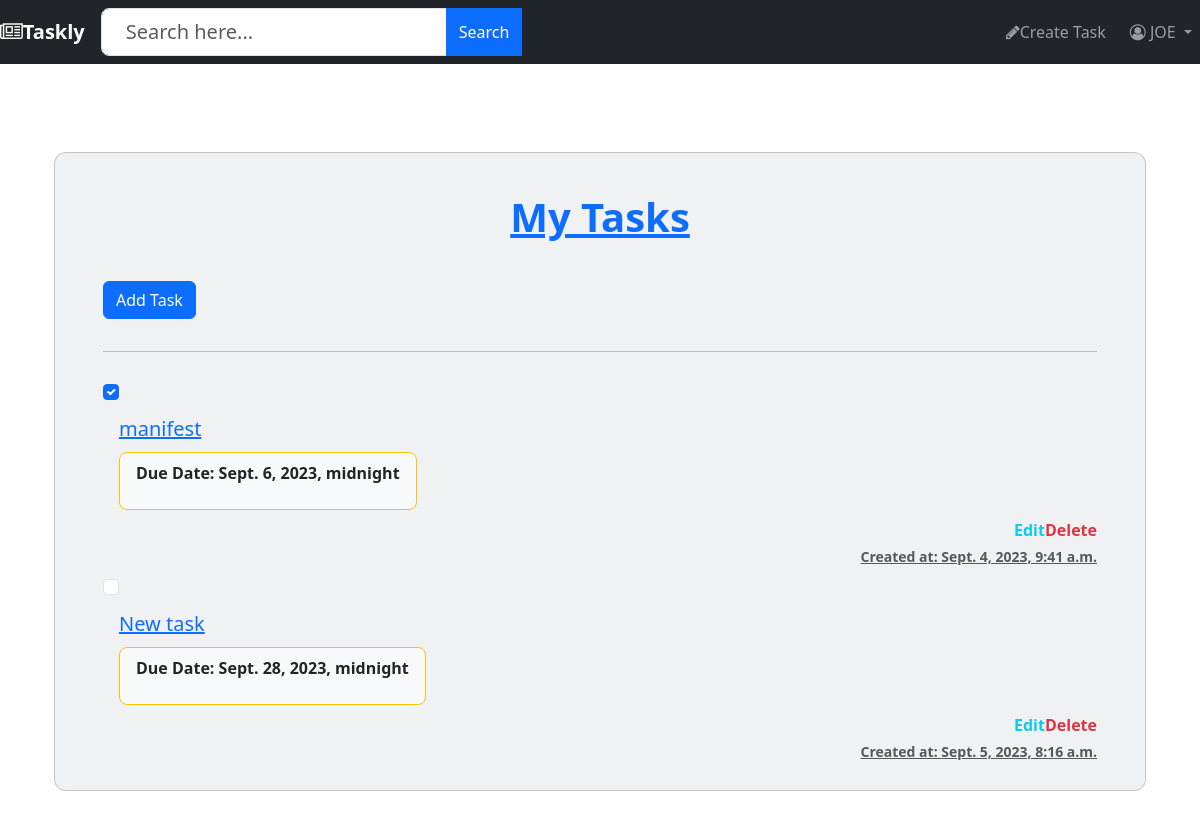
The page / (signed in) on the database as committed earlier.
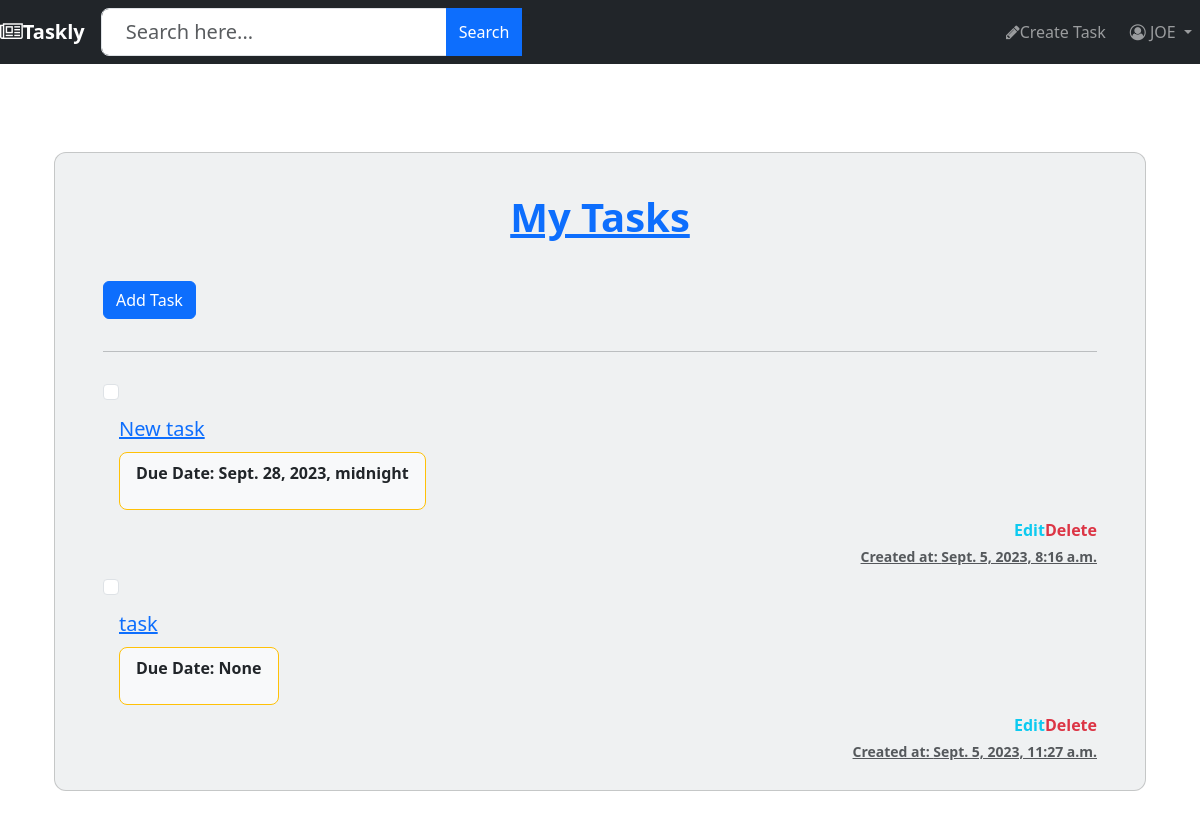
The same page on the database as committed later.
### Taskly/models.py (models this page shows, shortened)
class CustomUser(AbstractUser):
    email = models.EmailField(unique=True)
    description = models.TextField("Description", max_length=600, default='', blank=True)
    groups = models.ManyToManyField(
        'auth.Group',
        related_name='custom_users',  # Choose a custom related_name
        blank=True,
        help_text='The groups this user belongs to.',
        verbose_name='groups',
    )
    user_permissions = models.ManyToManyField(
        'auth.Permission',
        related_name='custom_users',  # Choose a custom related_name
        blank=True,
        help_text='Specific permissions for this user.',
        verbose_name='user permissions',
    )

class Task(models.Model):
    title = models.CharField(max_length=200)  # Title of the task
    description = models.TextField(blank=True, null=True)  # Optional task description
    created_at = models.DateTimeField(auto_now_add=True)  # Timestamp when the task was created
    due_date = models.DateTimeField(blank=True, null=True)  # Optional due date for the task
    completed = models.BooleanField(default=False)  # Whether the task has been completed
    user = models.ForeignKey(settings.AUTH_USER_MODEL, on_delete=models.CASCADE)  # User who owns the task
    slug = models.SlugField(max_length=200, blank=True, null=True)  # Slug field for pretty URLs
    class Meta:
        order_with_respect_to = 'user'

### Taskly/views.py (the view)
# urls.py: path('', views.taskListView.as_view(), name='homepage'),
class taskListView(LoginRequiredMixin, ListView):
    model = Task
    def get_queryset(self):
        return Task.objects.filter(user=self.request.user)

### Taskly/templates/Taskly/task_list.html (shortened to what this page needs)
{% extends 'base.html' %}
{% block content %}
<section class="vh-100">
  <div class="container py-5 h-100">
    <div class="row d-flex justify-content-center align-items-center h-100">
      <div class="col">
        <div class="card" id="list1" style="border-radius: .75rem; background-color: #eff1f2;">
          <div class="card-body py-4 px-4 px-md-5">
            <p class="h1 text-center mt-3 mb-4 pb-3 text-primary">
              <u><b>My Tasks</u>
            </p>
            <div class="pb-2">
                <div>
                  <a href="{% url 'Taskly:task-create' %}" class="btn btn-primary">Add Task</a>
                </div>
            </div>
            <hr class="my-4">
            <ul class="list-group">
              {% for task in task_list %}
              <li class="list-group-item d-flex align-items-center ps-0 pe-3 py-1 rounded-0 border-0 bg-transparent">
                <div class="form-check">
                  <input class="form-check-input me-0" type="checkbox" value="" id="flexCheckChecked{{ forloop.counter }}"
                    aria-label="..." {% if task.completed %}checked{% endif %} />
                </div>
                <li class="list-group-item px-3 py-1 d-flex align-items-center flex-grow-1 border-0 bg-transparent">
                    <a href="{% url 'Taskly:task-detail' slug=task.slug %}">
                      <p class="lead fw-normal mb-0">{{ task.title }}</p>
                    </a>
                  </li>
                <li class="list-group-item px-3 py-1 d-flex align-items-center border-0 bg-transparent">
                    <div
                      class="py-2 px-3 me-2 border border-warning rounded-3 d-flex align-items-center bg-light">
                      <p class="small mb-0">
                        <p><b>Due Date:</b> {{ task.due_date }}</p>
                      </p>
                    </div>
                  </li>
                <li class="list-group-item ps-3 pe-0 py-1 rounded-0 border-0 bg-transparent">
                  <div class="d-flex flex-row justify-content-end mb-1">
                    <a href="{% url 'Taskly:task-update' slug=task.slug %}" class="text-info">Edit</a>
                    <a href="{% url 'Taskly:task-delete' slug=task.slug %}" class="text-danger">Delete</a>
                  </div>
                  <div class="text-end text-muted">
                    <a href="#!" class="text-muted" data-mdb-toggle="tooltip" title="Created date">
                      <p class="small mb-0"><b>Created at: {{task.created_at}}</b></p>
                    </a>
                  </div>
                </li>
              </li>
              {% endfor %}
            </ul>
          </div>
        </div>
      </div>
    </div>
  </div>
</section>
{% endblock %}

### Taskly/templates/base.html (shortened to what this page needs)
{% load crispy_forms_tags %}
<!DOCTYPE html>
<html lang="en">
<head>
    <link rel="stylesheet" href="https://cdn.jsdelivr.net/npm/bootstrap@5.3.0/dist/css/bootstrap.min.css">
    <link rel="stylesheet" href="https://cdnjs.cloudflare.com/ajax/libs/font-awesome/4.7.0/css/font-awesome.min.css">
</head>
<body>
    <nav class="navbar navbar-expand-xl navbar-dark bg-dark">
        {% if user.is_authenticated %}
        <a href="{% url 'Taskly:homepage' %}" class="navbar-brand"><i class="fa fa-newspaper-o"></i><b>Taskly</b></a>
        <div id="navbarCollapse" class="collapse navbar-collapse justify-content-between">
            <form class="navbar-form form-inline" method="GET" action="{% url 'Taskly:search' %}">
                <div class="input-group search-box">
                    <input type="text" id="search" name="q" class="form-control form-control-lg py-2 px-4 mr-9" placeholder="Search here..."> <button type="submit" class="btn btn-primary">Search</button>
                    <span class="input-group-addon"><i class="material-icons">&#xE8B6;</i></span>
                </div>
            </form>
            <div class="navbar-nav">
            {% endif %}
                {% if user.is_authenticated %}
                <div class="d-flex align-items-center">
                    <a href="{% url 'Taskly:task-create' %}" class="nav-item nav-link mx-2"><i class="fa fa-pencil"></i><span>Create Task</span></a>
                </div>
                <div class="d-flex align-items-center">
                    <div class="nav-item dropdown">
                        <a href="#" data-toggle="dropdown" class="nav-item nav-link dropdown-toggle user-action">
                            <i class="fa fa-user-circle-o"></i> {{ user.username|upper }} <b class="caret"></b>
                        </a>
                    </div>
                </div>
                {% else %}
                <div class="d-flex align-items-center">
                    <a href="{% url 'Taskly:register' %}" class="btn btn-primary mx-2">Create Account</a>
                    <a href="{% url 'Taskly:login' %}" class="btn btn-secondary">Login</a>
                </div>
                {% endif %}
            </div>
        </div>
    </nav>
    <div class="container mt-4">
        {% block content %}
        {% endblock %}
    </div>
</body>
</html>

### Taskly/templates/Taskly/task_list.html (style rules this page uses)
#list1 a.text-info, #list1 a.text-danger { text-decoration: none; color: inherit; cursor: pointer; }

Rows that differ between the two databases and show on the page:
removed Task: completed "☑", title "manifest", due_date "Sept. 6, 2023, midnight", created_at "Sept. 4, 2023, 9:41 a.m."
added Task: title "task", due_date "None", created_at "Sept. 5, 2023, 11:27 a.m."
